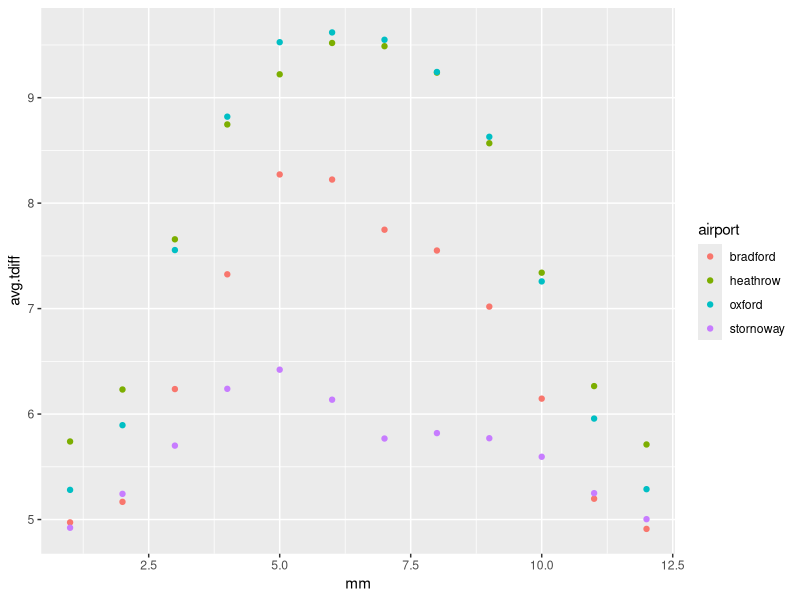

Recreate this plot in R.
library("tidyverse")

british_weather <- read_csv("data/british_weather.csv")
#create new column tdiff 
british_weather <- british_weather %>%
  mutate(tdiff = tmax - tmin) %>%
  view()

#find the average tdiff using mean()
british_weather_vis<-british_weather %>%
  group_by(airport, mm) %>%
  summarise(avg.tdiff = mean(tdiff, na.rm = TRUE)) %>%
  view()

#visualization
british_weather_vis %>%
ggplot(aes(x=mm, y=avg.tdiff,
           color = airport)) +
  geom_point()
